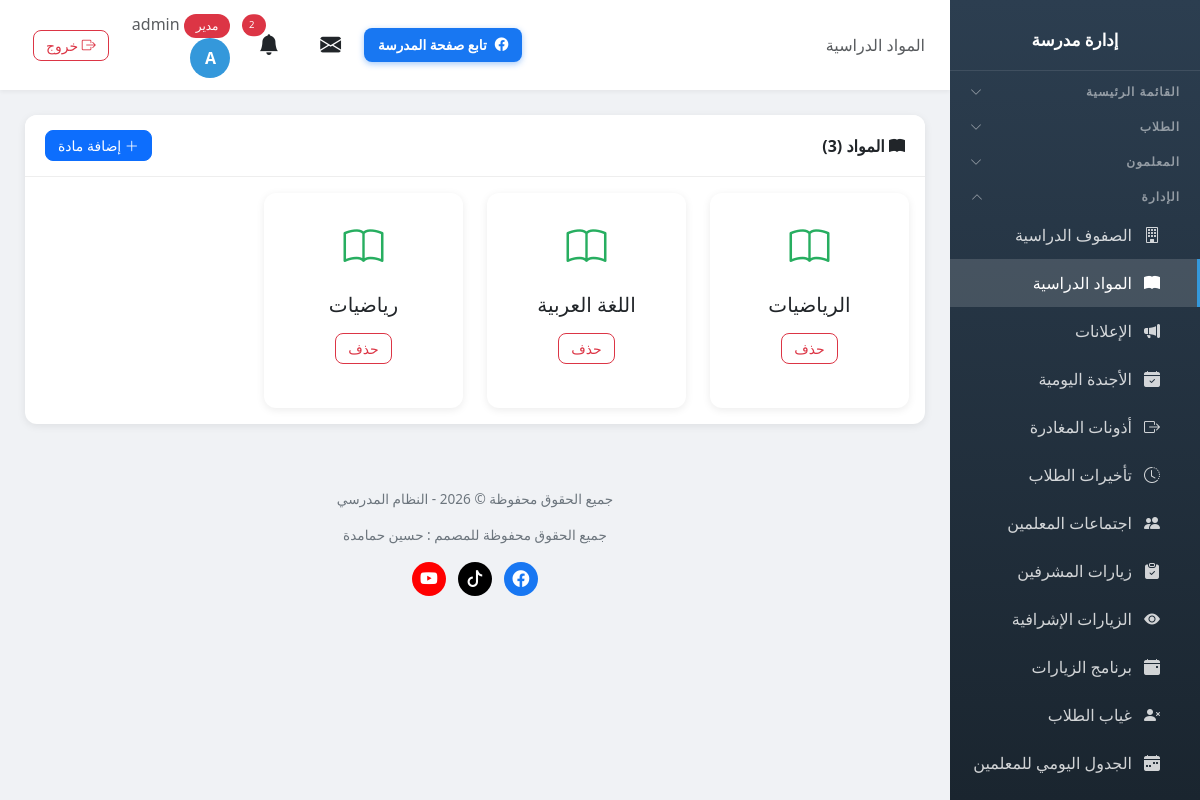
/subjects/ (signed in), run on the app's committed database.
### school/models.py (models this page shows, shortened)
class Profile(models.Model):
    ROLE_CHOICES = [
        ('admin', 'مدير'),
        ('vice_principal', 'نائب مدير'),
        ('secretary', 'سكرتير'),
        ('teacher', 'معلم'),
        ('student', 'طالب'),
    ]
    user = models.OneToOneField(User, on_delete=models.CASCADE, related_name='profile')
    role = models.CharField('الدور', max_length=20, choices=ROLE_CHOICES, default='student')
    phone = models.CharField('رقم الهاتف', max_length=20, blank=True)

class Subject(models.Model):
    name = models.CharField('اسم المادة', max_length=100, unique=True)
    class Meta:
        verbose_name = 'مادة'
        verbose_name_plural = 'المواد'

### school/views.py (the view)
# urls.py: path('subjects/', views.subject_list, name='subject_list'),
@login_required
def subject_list(request):
    if request.user.profile.role != 'admin':
        messages.error(request, 'ليس لديك صلاحية للوصول إلى هذه الصفحة')
        return redirect('dashboard')
    subjects = Subject.objects.all().order_by('name')
    return render(request, 'school/subject_list.html', {'subjects': subjects})

### templates/school/subject_list.html (shortened to what this page needs)
{% extends 'school/base.html' %}
{% block page_heading %}المواد الدراسية{% endblock %}
{% block content %}
<div class="card">
    <div class="card-header d-flex justify-content-between align-items-center">
        <span><i class="bi bi-book-fill"></i> المواد ({{ subjects.count }})</span>
        <a href="{% url 'add_subject' %}" class="btn btn-primary btn-sm"><i class="bi bi-plus-lg"></i> إضافة مادة</a>
    </div>
    <div class="card-body">
        <div class="row g-4">
            {% for subject in subjects %}
            <div class="col-md-4 col-lg-3">
                <div class="card h-100">
                    <div class="card-body text-center py-4">
                        <i class="bi bi-book" style="font-size: 2.5rem; color: #27ae60;"></i>
                        <h5 class="mt-3">{{ subject.name }}</h5>
                        <a href="{% url 'delete_subject' subject.id %}" class="btn btn-outline-danger btn-sm mt-2">حذف</a>
                    </div>
                </div>
            </div>
            {% endfor %}
        </div>
    </div>
</div>
{% endblock %}

### templates/school/base.html (shortened to what this page needs)
<!DOCTYPE html>
<html lang="ar" dir="rtl">
<head>
    <link href="https://cdn.jsdelivr.net/npm/bootstrap@5.3.0/dist/css/bootstrap.min.css" rel="stylesheet">
    <link href="https://cdn.jsdelivr.net/npm/bootstrap@5.3.0/dist/css/bootstrap.rtl.min.css" rel="stylesheet">
    <link rel="stylesheet" href="https://cdn.jsdelivr.net/npm/bootstrap-icons@1.11.0/font/bootstrap-icons.css">
    <link href="https://cdn.jsdelivr.net/npm/select2@4.1.0-rc.0/dist/css/select2.min.css" rel="stylesheet" />
    <link href="https://cdn.jsdelivr.net/npm/select2-bootstrap-5-theme@1.3.0/dist/select2-bootstrap-5-theme.rtl.min.css" rel="stylesheet" />
    <link rel="stylesheet" href="https://unpkg.com/leaflet@1.9.4/dist/leaflet.css" />
</head>
<body>
    {% if user.is_authenticated %}
    <div class="sidebar" id="sidebar">
        <div class="brand">
            <h4>إدارة مدرسة {{ school_info.name_ar }}</h4>
        </div>
        {% if user.is_authenticated %}
        <button class="nav-section nav-toggle" type="button" data-target="collapse-main" aria-expanded="false">
            <span>القائمة الرئيسية</span><i class="bi bi-chevron-down"></i>
        </button>
        {% if 'students_view' in user_perms or 'students_add' in user_perms or 'notes_view' in user_perms or 'levels_view' in user_perms or 'discipline_view' in user_perms or 'discipline_add' in user_perms %}
        <button class="nav-section nav-toggle" type="button" data-target="collapse-students" aria-expanded="false">
            <span>الطلاب</span><i class="bi bi-chevron-down"></i>
        </button>
        {% endif %}
        {% if 'teachers_view' in user_perms or 'teachers_add' in user_perms or 'nominations_view' in user_perms or 'guardians_view' in user_perms %}
        <button class="nav-section nav-toggle" type="button" data-target="collapse-teachers" aria-expanded="false">
            <span>المعلمون</span><i class="bi bi-chevron-down"></i>
        </button>
        {% endif %}
        {% if 'classes_view' in user_perms or 'subjects_view' in user_perms or 'announcements_view' in user_perms or 'agenda_view' in user_perms or 'leaves_view' in user_perms or 'lateness_view' in user_perms or 'meetings_view' in user_perms or 'supervisor_visits_view' in user_perms or 'inspection_visits_view' in user_perms or 'visit_program_view' in user_perms or 'absence_view' in user_perms or 'schedule_view' in user_perms or 'certificates_view' in user_perms or 'exams_view' in user_perms or 'survey_view' in user_perms %}
        <button class="nav-section nav-toggle" type="button" data-target="collapse-admin" aria-expanded="false">
            <span>الإدارة</span><i class="bi bi-chevron-down"></i>
        </button>
        <div class="nav-collapse" id="collapse-admin">
        {% endif %}
        {% if 'classes_view' in user_perms %}
        <a href="{% url 'class_list' %}" class="nav-link {% if 'class' in request.resolver_match.url_name %}active{% endif %}">
            <i class="bi bi-building"></i> الصفوف الدراسية
        </a>
        {% endif %}
        {% if 'subjects_view' in user_perms %}
        <a href="{% url 'subject_list' %}" class="nav-link {% if 'subject' in request.resolver_match.url_name %}active{% endif %}">
            <i class="bi bi-book-fill"></i> المواد الدراسية
        </a>
        {% endif %}
        {% if 'announcements_view' in user_perms %}
        <a href="{% url 'announcement_list' %}" class="nav-link {% if 'announcement' in request.resolver_match.url_name %}active{% endif %}">
            <i class="bi bi-megaphone-fill"></i> الإعلانات
        </a>
        {% endif %}
        {% if 'agenda_view' in user_perms %}
        <a href="{% url 'agenda_list' %}" class="nav-link {% if 'agenda' in request.resolver_match.url_name %}active{% endif %}">
            <i class="bi bi-calendar-check-fill"></i> الأجندة اليومية
        </a>
        {% endif %}
        {% if 'leaves_view' in user_perms %}
        <a href="{% url 'leave_list' %}" class="nav-link {% if 'leave' in request.resolver_match.url_name %}active{% endif %}">
            <i class="bi bi-box-arrow-right"></i> أذونات المغادرة
        </a>
        {% endif %}
        {% if 'lateness_view' in user_perms %}
        <a href="{% url 'lateness_list' %}" class="nav-link {% if 'lateness' in request.resolver_match.url_name %}active{% endif %}">
            <i class="bi bi-clock-history"></i> تأخيرات الطلاب
        </a>
        {% endif %}
        {% if 'meetings_view' in user_perms %}
        <a href="{% url 'meeting_list' %}" class="nav-link {% if 'meeting' in request.resolver_match.url_name %}active{% endif %}">
            <i class="bi bi-people-fill"></i> اجتماعات المعلمين
        </a>
        {% endif %}
        {% if 'supervisor_visits_view' in user_perms %}
        <a href="{% url 'supervisor_visit_list' %}" class="nav-link {% if 'supervisor_visit' in request.resolver_match.url_name %}active{% endif %}">
            <i class="bi bi-clipboard-check-fill"></i> زيارات المشرفين
        </a>
        {% endif %}
        {% if 'inspection_visits_view' in user_perms %}
        <a href="{% url 'inspection_visit_list' %}" class="nav-link {% if 'inspection_visit' in request.resolver_match.url_name %}active{% endif %}">
            <i class="bi bi-eye-fill"></i> الزيارات الإشرافية
        </a>
        {% endif %}
        {% if 'visit_program_view' in user_perms %}
        <a href="{% url 'visit_program_list' %}" class="nav-link {% if 'visit_program' in request.resolver_match.url_name %}active{% endif %}">
            <i class="bi bi-calendar-event-fill"></i> برنامج الزيارات
        </a>
        {% endif %}
        {% if 'absence_view' in user_perms %}
        <a href="{% url 'absence_list' %}" class="nav-link {% if 'absence' in request.resolver_match.url_name %}active{% endif %}">
            <i class="bi bi-person-x-fill"></i> غياب الطلاب
        </a>
        {% endif %}
        {% if 'schedule_view' in user_perms %}
        <a href="{% url 'schedule_edit' %}" class="nav-link {% if 'schedule' in request.resolver_match.url_name %}active{% endif %}">
            <i class="bi bi-calendar-week-fill"></i> الجدول اليومي للمعلمين
        </a>
        {% endif %}
        {% if 'survey_view' in user_perms %}
        <a href="{% url 'survey_report' %}" class="nav-link {% if 'survey' in request.resolver_match.url_name %}active{% endif %}">
        </a>
        {% endif %}
        {% if 'classes_view' in user_perms or 'subjects_view' in user_perms or 'announcements_view' in user_perms or 'agenda_view' in user_perms or 'leaves_view' in user_perms or 'lateness_view' in user_perms or 'meetings_view' in user_perms or 'supervisor_visits_view' in user_perms or 'inspection_visits_view' in user_perms or 'visit_program_view' in user_perms or 'absence_view' in user_perms or 'schedule_view' in user_perms or 'certificates_view' in user_perms or 'exams_view' in user_perms or 'survey_view' in user_perms %}
        </div>
        {% endif %}
        {% endif %}
    </div>
    <div class="main-content">
        <div class="top-bar">
            <div>
                <span class="d-none d-md-inline text-muted">{% block page_heading %}{% endblock %}</span>
            </div>
            <div style="display:flex; align-items:center; gap:10px;">
                <a href="https://www.facebook.com/ALMANSOUR.SCHOOL.YATTA" target="_blank" rel="noopener" class="btn btn-social-fb d-none d-md-inline-flex align-items-center gap-2">
                    <i class="bi bi-facebook"></i> تابع صفحة المدرسة
                </a>
                <div class="user-info">
                <div class="dropdown d-inline-block mx-2" id="messageBell">
                    <button class="btn btn-link text-reset position-relative p-1" type="button" data-bs-toggle="dropdown" aria-expanded="false" style="font-size: 1.3rem;">
                        <i class="bi bi-envelope-fill"></i>
                    </button>
                </div>
                <div class="dropdown d-inline-block mx-2" id="notificationBell">
                    <button class="btn btn-link text-reset position-relative p-1" type="button" data-bs-toggle="dropdown" aria-expanded="false" style="font-size: 1.3rem;">
                        <i class="bi bi-bell-fill"></i>
                        {% if unread_notifications_count > 0 %}
                        <span class="position-absolute top-0 start-100 translate-middle badge rounded-pill bg-danger" style="font-size: 0.6rem;">
                            {{ unread_notifications_count }}
                        </span>
                        {% endif %}
                    </button>
                </div>
                <a href="{% url 'my_account' %}" class="text-decoration-none text-reset">
                    <span class="text-muted d-none d-sm-inline">
                        <span class="badge bg-{% if user.profile.role == 'admin' %}danger{% elif user.profile.role == 'teacher' %}success{% else %}info{% endif %}">
                            {{ user.profile.get_role_display }}
                        </span>
                        {{ user.first_name|default:user.username }}
                    </span>
                    <div class="avatar">{{ user.first_name|first|default:user.username|first|upper }}</div>
                </a>
                <a href="{% url 'logout' %}" class="btn btn-sm btn-outline-danger ms-2" title="تسجيل الخروج">
                    <i class="bi bi-box-arrow-right"></i> <span class="d-none d-sm-inline">خروج</span>
                </a>
                </div>
                </div>
            </div>
        <div class="page-content">
            {% block content %}{% endblock %}
        </div>
        <div class="footer no-print">
            <p>جميع الحقوق محفوظة &copy; {% now "Y" %} - النظام المدرسي</p>
            <p>جميع الحقوق محفوظة للمصمم : حسين حمامدة</p>
            <p class="footer-social">
                <a href="https://www.facebook.com/hhamamdeh" target="_blank" rel="noopener" class="fb" title="فيسبوك" aria-label="فيسبوك"><i class="bi bi-facebook"></i></a>
                <a href="https://www.tiktok.com/@abuadelhamamdeh" target="_blank" rel="noopener" class="tt" title="تيك توك" aria-label="تيك توك"><i class="bi bi-tiktok"></i></a>
                <a href="https://www.youtube.com/@husseintech" target="_blank" rel="noopener" class="yt" title="يوتيوب" aria-label="يوتيوب"><i class="bi bi-youtube"></i></a>
            </p>
        </div>
    </div>
    {% endif %}
</body>
</html>

### data on the page
Subject: name "الرياضيات"
Subject: name "اللغة العربية"
Subject: name "رياضيات"

### other printed values
{{ unread_notifications_count }} "2"
{{ user.profile.get_role_display }} "مدير"
{{ user.first_name|default:user.username }} "admin"
{{ user.first_name|first|default:user.username|first|upper }} "A"
{{ subjects.count }} "3"
